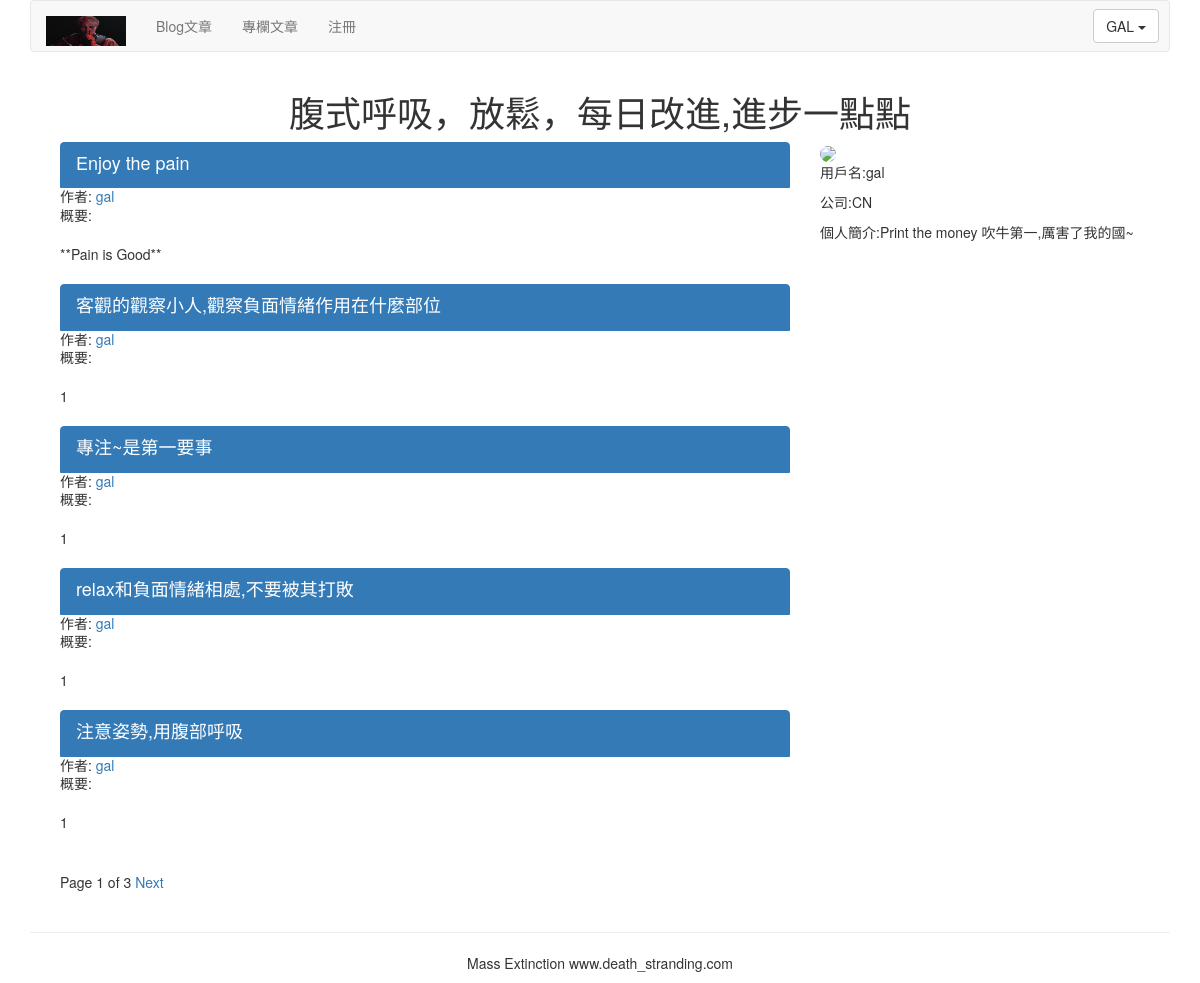
/article/list-article-titles/gal/, run on the app's committed database.
### article/models.py (models this page shows, shortened)
class ArticlePost(models.Model):
    author = models.ForeignKey(User, on_delete=models.CASCADE, related_name="article")
    title = models.CharField(max_length=200)
    slug = models.SlugField(max_length=500)
    column = models.ForeignKey(ArticleColumn, on_delete=models.CASCADE,related_name="article_column")
    body = models.TextField()
    created = models.DateTimeField(default=timezone.now)
    updated = models.DateTimeField(auto_now=True)
    users_like = models.ManyToManyField(User, related_name="articles_like", blank=True)
    class Meta:
        ordering = ("-updated",)
        index_together = (('id', 'slug'),)
    def get_url_path(self):
        return reverse("article:article_content", args=[self.id, self.slug])

### account/models.py (models this page shows, shortened)
class UserInfo(models.Model):
    user = models.OneToOneField(User, on_delete=models.CASCADE, unique=True)
    school = models.CharField(max_length=100, blank=True)
    company = models.CharField(max_length=100, blank=True)
    profession = models.CharField(max_length=100, blank=True)
    address = models.CharField(max_length=100, blank=True)
    aboutme = models.TextField(blank=True)
    photo = models.ImageField(blank=True)

### article/list_views.py (the view)
# urls.py: path('list-article-titles/',list_views.article_titles,name='article_titles'),
def article_titles(request,username=None):
    if username:
        user = User.objects.get(username=username)
        articles_title = ArticlePost.objects.filter(author=user)
        try:
            userinfo = user.userinfo
        except:
            userinfo = None
    else:
        articles_title = ArticlePost.objects.all()
    paginator = Paginator(articles_title,5)
    page = request.GET.get('page')
    try:
        current_page = paginator.page(page)
        articles = current_page.object_list
    except PageNotAnInteger:
        current_page = paginator.page(1)
        articles = current_page.object_list
    except EmptyPage:
        current_page = paginator.page(paginator.num_pages)
        articles = current_page.object_list
    if username:
        return render(request,'article/list/author_articles.html', {'articles':articles,'page':current_page,'userinfo':userinfo,'user':user})
    return render(request,'article/list/article_titles.html', {'articles':articles,'page':current_page})

### templates/article/list/author_articles.html (shortened to what this page needs)
{% extends "base.html" %}
{% load static %}
{% block content %}
<div class="row text-center vertical-middle-sm">
    <h1>腹式呼吸，放鬆，每日改進,進步一點點</h1>
</div>
<div class="container">
<div class="col-md-8">
    {% for article in articles %}
    <div class="list-group">
        <a href="{{article.get_url_path}}" class="list-group-item active">
            <h4 class="list-group-item-heading">{{article.title}}</h4>
        </a>
        <p class="list-group-item-text">作者:
            <a href="{% url 'article:author_articles' article.author.username %}">{{article.author.username}}</a>
        </p>
        <p class="list-group-item-text">概要:{{article.body|slice:'70'|linebreaks}} </p>
    </div>
    {% endfor %}
    {% include "paginator.html" %}
</div>
<div class="col-md-4">
<div>
    {% if userinfo.photo %}
    <img src="{{ userinfo.photo | striptags }}" class="img-circle" id="my_photo" name="user_face" style="width: 300px">
    {% else %}
    <img name="user_face" src="{% static 'images/newton.png' %}" class="img-circle" id="my_photo" style="width: 300px">
    {% endif %}
</div>
<div>
    <p>用戶名:{{ user.username }}</p>
{% if userinfo %}
    <p>公司:{{ userinfo.company }}</p>
    <p>個人簡介:{{ userinfo.aboutme }}</p>
{% else %}
    <p>这个作者太懒了，什么也没有留下。</p>
{% endif %}
</div>
</div>
</div>
{% endblock %}

### templates/header.html (shortened to what this page needs)
{% load static %}
<div class="container">
    <nav class="navbar navbar-default" role="navigation">
        <div class="navbar-header">
            <a class="navbar-brand" href="https://tzfile.com">
                <img src="{% static '/images/logo.png' %}" height='30px' width="80px" alt='No Pic'>
            </a>
        </div>
        <div>
            <ul class="nav navbar-nav" role="navigation">
                <li><a href="{% url 'blog:blog_title' %}">Blog文章</a></li>
                <li><a href="{% url 'article:article_titles' %}">專欄文章</a></li>
                <li><a href="{% url 'account:user_register' %}">注冊</a></li>
            </ul>
            <ul class="nav navbar-nav navbar-right" style="margin-right:10px">
           {% if user.is_authenticated %}
           <li>
           <div class="dropdown" style="margin-top:8px">
                        <button class='btn btn-default dropdown-toggle' type='button' id='dropdownMenu' data-toggle='dropdown'>{{ user.username.upper }}
                            <span class='caret'></span>
                        </button>
           <li><a href="{% url 'account:user_logout' %}">退出</a></li>
           {% else %}
            <li><a href="{% url 'account:user_login' %}">登錄</a></li>
            {% endif %}
            </ul>
        </div>
    </nav>
</div>

### data on the page
ArticlePost: title "Enjoy the pain", author.username "gal", body "**Pain is Good**"
ArticlePost: title "客觀的觀察小人,觀察負面情緒作用在什麼部位", author.username "gal", body "1"
ArticlePost: title "專注~是第一要事", author.username "gal", body "1"
ArticlePost: title "relax和負面情緒相處,不要被其打敗", author.username "gal", body "1"
ArticlePost: title "注意姿勢,用腹部呼吸", author.username "gal", body "1"
UserInfo: company "CN", aboutme "Print the money 吹牛第一,厲害了我的國~"

### other printed values
{{ user.username.upper }} "GAL"
{{ page.number }} "1"
{{ page.paginator.num_pages }} "3"
{{ user.username }} "gal"
